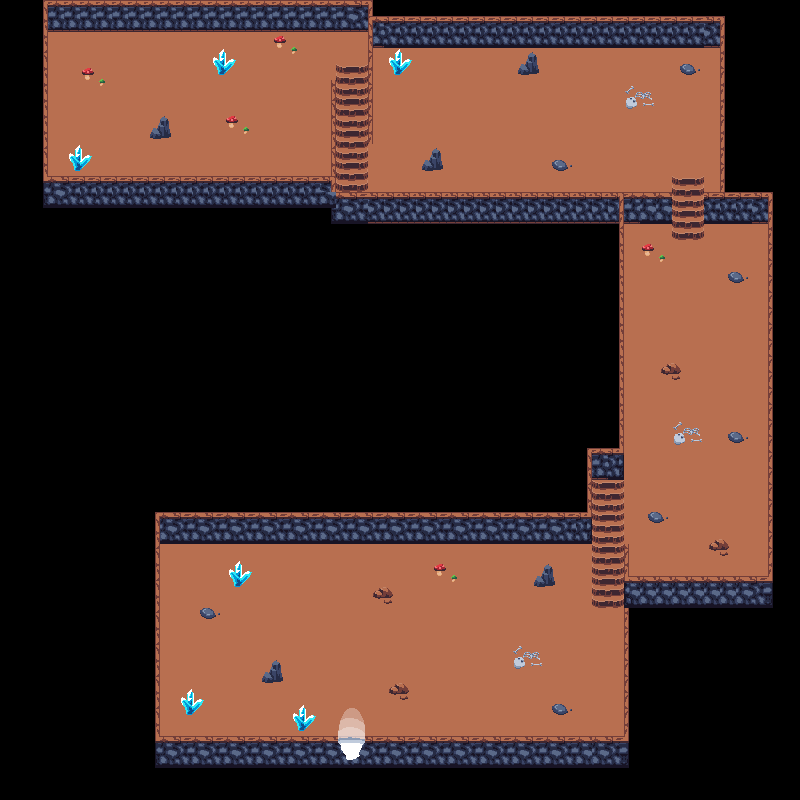

The image is a tile-based game level rendered from a .tmx file. Its description and source (layers, tilesets, objects; grid data summarised) follow:
An orthogonal 50x50 tile map with 16x16 px tiles, 4 tile layers (floor, stairs, walls, decoration) and 20 objects (18x collision, exit_dungeon, spawn_dungeon).

<map version="1.5" tiledversion="1.7.2" orientation="orthogonal" renderorder="right-down" width="50" height="50" tilewidth="16" tileheight="16" infinite="0" nextlayerid="6" nextobjectid="25">
 <tileset firstgid="1" source="map/dungeon.tsx" />
 <layer id="1" name="floor" width="50" height="50">
  <data>[2500 cells, 932 non-empty, 16 distinct tile ids]</data>
 </layer>
 <layer id="2" name="stairs" width="50" height="50">
  <data>[2500 cells, 40 non-empty, 4 distinct tile ids]</data>
 </layer>
 <layer id="3" name="walls" width="50" height="50">
  <data>[2500 cells, 419 non-empty, 36 distinct tile ids]</data>
 </layer>
 <layer id="4" name="decoration" width="50" height="50">
  <data>[2500 cells, 128 non-empty, 32 distinct tile ids]</data>
 </layer>
 <objectgroup id="5" name="objects">
  <object id="3" type="collision" x="44" y="1" width="327.5" height="29.5" />
  <object id="4" type="collision" x="43.5" y="1.5" width="4.5" height="205.5" />
  <object id="5" type="collision" x="44" y="177" width="287" height="30.5" />
  <object id="7" type="collision" x="332" y="80" width="3.5" height="147" />
  <object id="8" type="collision" x="336" y="192.5" width="334.5" height="31" />
  <object id="9" type="collision" x="367" y="31.5" width="6" height="111.5" />
  <object id="10" type="collision" x="372.5" y="17" width="352.5" height="31" />
  <object id="11" type="collision" x="719.5" y="47.5" width="6" height="145.5" />
  <object id="12" type="collision" x="704.5" y="192.5" width="69" height="31.5" />
  <object id="13" type="collision" x="618.5" y="224" width="6" height="223.5" />
  <object id="14" type="collision" x="768" y="225" width="5.5" height="350.5" />
  <object id="15" type="collision" x="629.5" y="576.5" width="143" height="33" />
  <object id="16" type="collision" x="625" y="544" width="4.5" height="225" />
  <object id="17" type="collision" x="587" y="448.5" width="36.5" height="31" />
  <object id="18" type="collision" x="586.5" y="480.5" width="5" height="63.5" />
  <object id="20" type="collision" x="154" y="511.333" width="432" height="32.6667" />
  <object id="21" type="collision" x="156" y="545.333" width="5.33333" height="221.333" />
  <object id="22" type="collision" x="162" y="736" width="462" height="33.3333" />
  <object id="23" name="exit_dungeon" x="336" y="727.5" width="30.5" height="38.5" />
  <object id="24" name="spawn_dungeon" x="272" y="637.5">
   <point />
  </object>
 </objectgroup>
</map>
